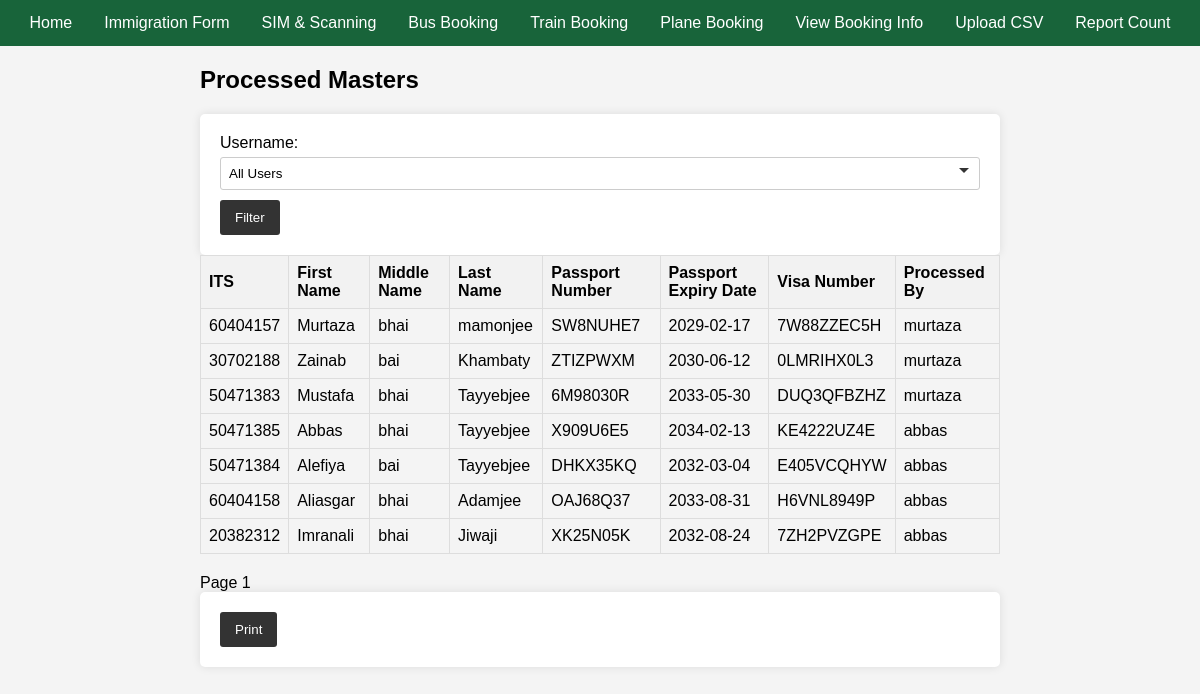
Before: /processed-masters/ with the older database file.
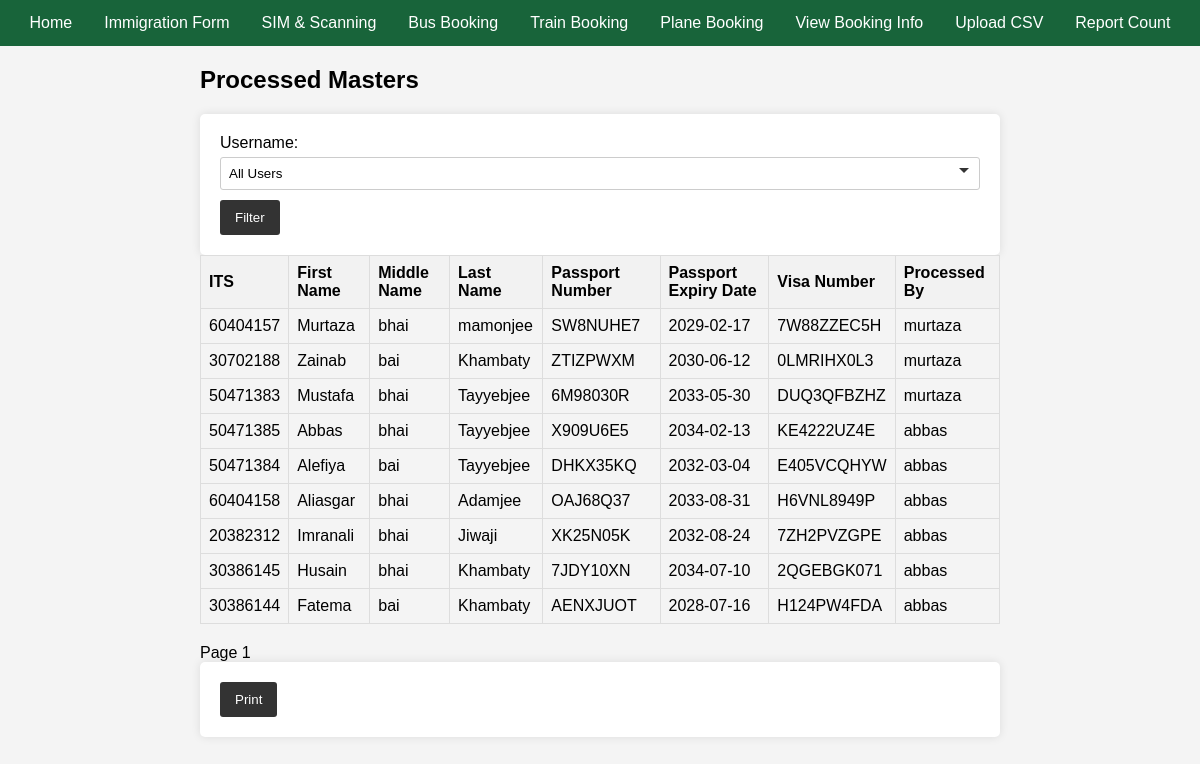
After: the same page with the newer database file.
### database.py (models this page shows)
class ProcessedMaster(Base):
    __tablename__ = "processed_master"
    id = Column(Integer, primary_key=True, index=True)
    ITS = Column(Integer, ForeignKey('master.ITS'), unique=True, index=True)
    first_name = Column(String, index=True)
    middle_name = Column(String, index=True)
    last_name = Column(String, index=True)
    DOB = Column(Date)
    passport_No = Column(String, index=True)
    passport_Expiry = Column(Date, index=True)
    Visa_No = Column(String, index=True)
    Mode_of_Transport = Column(String, index=True)
    phone = Column(String, index=True)
    arrived = Column(Boolean, default=False)
    timestamp = Column(DateTime, default=func.now())
    processed_by = Column(String, ForeignKey('users.username'))

### main.py (the view)
@app.get("/processed-masters/", response_class=HTMLResponse)
async def get_processed_masters(
    request: Request,
    page: int = 1,
    user: str = None,  # Accept username from query parameter
    db: Session = Depends(get_db)
):
    users = db.query(User).all()
    total_count = db.query(func.count(ProcessedMaster.ITS)).scalar()
    query = db.query(ProcessedMaster)
    if user:
        query = query.filter(ProcessedMaster.processed_by == user)
    processed_masters = (
        query.offset((page - 1) * PAGE_SIZE)
        .limit(PAGE_SIZE)
        .all()
    )
    return templates.TemplateResponse(
        "processed_masters.html",
        {
            "request": request,
            "processed_masters": processed_masters,
            "page": page,
            "page_size": PAGE_SIZE,
            "total_count": total_count,
            "users": users,
            "selected_user": user,  # Pass the selected username to the template
        }
    )

### templates/processed_masters.html (shortened to what this page needs)
{% extends "base.html" %}
{% block content %}
<h2>Processed Masters</h2>
<form action="" method="get">
  <label for="user">Username:</label>
  <select name="user" id="user">
    <option value="">All Users</option>
  </select>
  <button type="submit">Filter</button>
</form>
<table>
  <tr>
    <th>ITS</th>
    <th>First Name</th>
    <th>Middle Name</th>
    <th>Last Name</th>
    <th>Passport Number</th>
    <th>Passport Expiry Date</th>
    <th>Visa Number</th>
    <th>Processed By</th>
  </tr>
  {% for master in processed_masters %}
    {% if not selected_user or master.processed_by == selected_user %}
    <tr>
      <td>{{ master.ITS }}</td>
      <td>{{ master.first_name }}</td>
      <td>{{ master.middle_name }}</td>
      <td>{{ master.last_name }}</td>
      <td>{{ master.passport_No }}</td>
      <td>{{ master.passport_Expiry }}</td>
      <td>{{ master.Visa_No }}</td>
      <td>{{ master.processed_by }}</td>
    </tr>
    {% endif %}
  {% endfor %}
</table>
{% if processed_masters %}
<div>
  Page {{ page }}
</div>
<div>
  <form action="/print" method="post">
    <button type="submit">Print</button>
  </form>
</div>
{% endif %}
{% endblock %}

### templates/base.html (shortened to what this page needs)
<!DOCTYPE html>
<html lang="en">
<head>
    <link rel="stylesheet" href="/static/styles.css">
</head>
<body>
    <div class="navbar" id="navbar">
        <a href="/">Home</a>
        <div class="dropdown">
            <button class="dropbtn" onclick="">Immigration Form
            </button>
        </div>
        <a href="#sim">SIM & Scanning</a>
        <div class="dropdown">
            <button class="dropbtn">Bus Booking
            </button>
        </div>
        <div class="dropdown">
            <button class="dropbtn">Train Booking
            </button>
        </div>
        <div class="dropdown">
            <button class="dropbtn">Plane Booking
            </button>
        </div>
        <div class="dropdown">
            <button class="dropbtn">View Booking Info
            </button>
        </div>
        <a href="#uploadcsv">Upload CSV</a>
        <a href="#reportcount">Report Count</a>
    </div>
    <div class="container">
        {% block content %}{% endblock %}
    </div>
</body>
</html>

### static/styles.css (style rules this page uses)
body { font-family: Arial, sans-serif; margin: 0; padding: 0; background-color: #f4f4f4; }
.container { max-width: 800px; margin: 0 auto; }
form { background-color: #fff; padding: 20px; border-radius: 5px; box-shadow: 0 0 10px rgba(0, 0, 0, 0.1); }
form label { display: block; margin-bottom: 5px; }
form input, form select { width: 100%; padding: 8px; margin-bottom: 10px; border: 1px solid #ccc; border-radius: 3px; }
form select { appearance: none; background-size: 10px; padding-right: 30px; }
form button { background-color: #333; color: #fff; padding: 10px 15px; border: none; border-radius: 3px; cursor: pointer; transition: background-color 0.3s; }
table { width: 100%; border-collapse: collapse; margin-bottom: 20px; }
table, th, td { border: 1px solid #ddd; }
th, td { padding: 8px; text-align: left; }
th { background-color: #f2f2f2; }
.dropdown { display: inline-block; }

### templates/base.html (style rules this page uses)
.navbar { background-color: #18643A; overflow: hidden; display: flex; justify-content: center; }
.navbar a, .navbar .icon { float: left; font-size: 16px; color: white; text-align: center; padding: 14px 16px; text-decoration: none; }
.dropdown { float: left; overflow: hidden; }
.dropdown .dropbtn { font-size: 16px; border: none; outline: none; color: white; padding: 14px 16px; background-color: inherit; font-family: inherit; margin: 0; }

Changed rows visible on the page:
added ProcessedMaster: ITS "30386145", first_name "Husain", middle_name "bhai", last_name "Khambaty", passport_No "7JDY10XN", passport_Expiry "2034-07-10", Visa_No "2QGEBGK071", processed_by "abbas"
added ProcessedMaster: ITS "30386144", first_name "Fatema", middle_name "bai", last_name "Khambaty", passport_No "AENXJUOT", passport_Expiry "2028-07-16", Visa_No "H124PW4FDA", processed_by "abbas"
